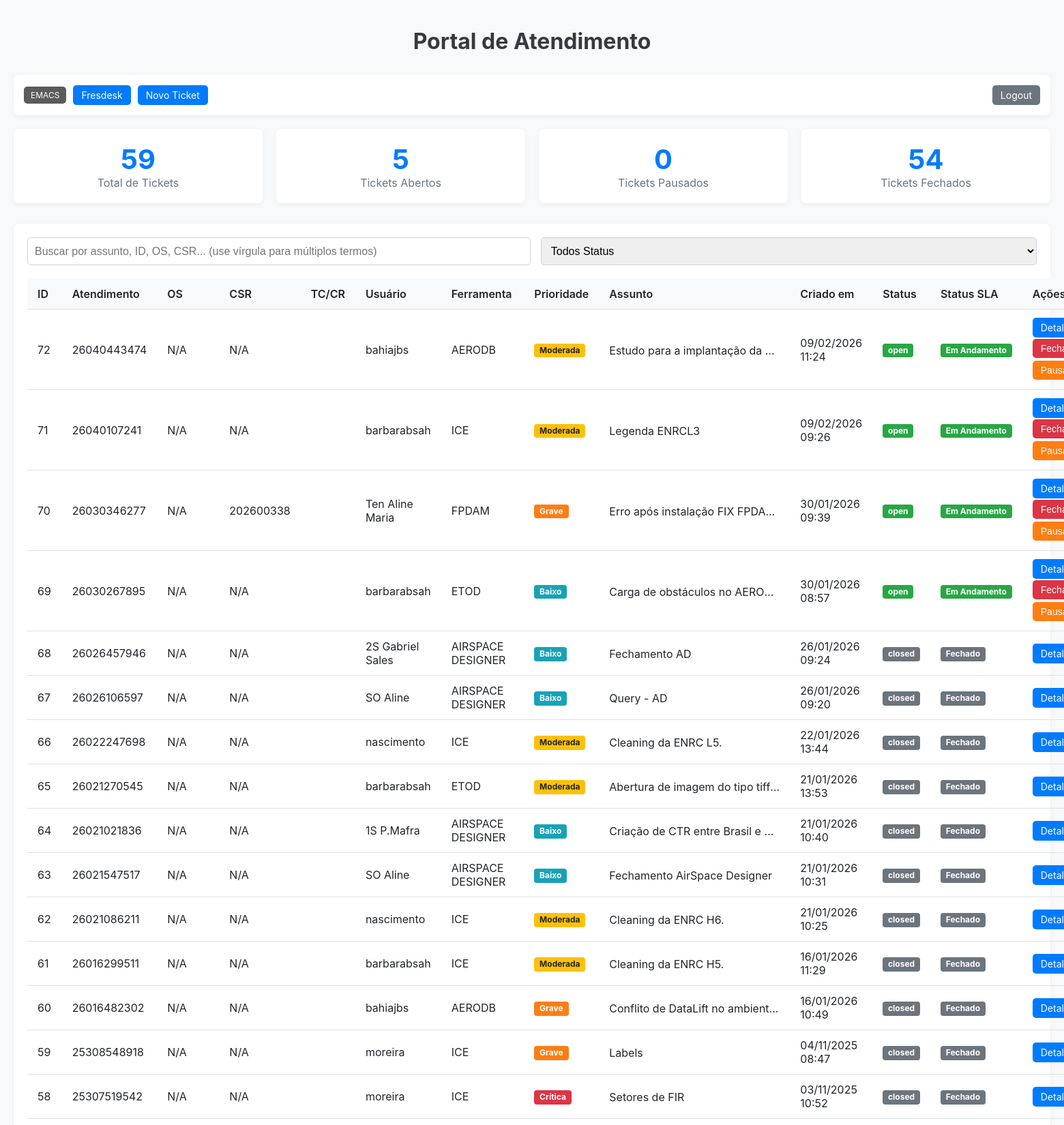
Screenshot of / (signed in, upper part) with the database file from the repository.
### APP2_LIMPO.py (models this page shows)
class Ticket(db.Model):
    id = db.Column(db.Integer, primary_key=True)
    os = db.Column(db.String(50), nullable=True)
    csr = db.Column(db.String(50), nullable=True)
    username = db.Column(db.String(50), nullable=False)
    tool = db.Column(db.String(50), nullable=False)
    subject = db.Column(db.String(200), nullable=False)
    description = db.Column(db.Text, nullable=False)
    priority = db.Column(db.String(20), nullable=False, default='Baixo')
    created_at = db.Column(db.DateTime, nullable=False, default=lambda: datetime.now(ZoneInfo("America/Sao_Paulo")))
    status = db.Column(db.String(20), nullable=False, default='open')
    closed_at = db.Column(db.DateTime)
    status_sla = db.Column(db.String(20), nullable=False, default='running') # Estados: 'running', 'paused'
    paused_at = db.Column(db.DateTime, nullable=True) # Momento em que a última pausa começou
    total_paused_duration = db.Column(db.Integer, default=0) # Duração total da pausa em segundos
    files = db.relationship('File', backref='ticket', lazy=True)
    comments = db.relationship('Comment', backref='ticket', lazy=True)
    TR = db.Column(db.String(50))
    CR = db.Column(db.String(50))
    AUX1 = db.Column(db.String(50))
    AUX2 = db.Column(db.String(50))
    AUX3 = db.Column(db.String(50))

### APP2_LIMPO.py (the view)
@app.route('/', methods=['GET', 'POST'])
@login_required
@permission_required
def index():
    try:
        stats = {
            'total_tickets': Ticket.query.count(),
            'total_abertos': Ticket.query.filter_by(status='open').count(),
            'total_pausados': Ticket.query.filter_by(status='open', status_sla='paused').count(),
            'total_fechados': Ticket.query.filter_by(status='closed').count()
        }
        username_filter = request.args.get('username', '')
        tool_filter = request.args.get('tool', '')
        tickets_query = Ticket.query
        if username_filter:
            tickets_query = tickets_query.filter(Ticket.username.ilike(f'%{username_filter}%'))
        if tool_filter:
            tickets_query = tickets_query.filter(Ticket.tool == tool_filter)
        tickets_para_exibir = tickets_query.order_by(Ticket.created_at.desc()).all()
        file_path = 'E:/Python/Abertura_de_Atendimento/templates/tickets.xls'
        if os.path.exists(file_path):
            df = pd.read_excel(file_path, dtype={'Ticket Id': str})
            tc_cr_map = {}
            for _, row in df.iterrows():
                ticket_id = row.get('Ticket Id')
                if ticket_id is not None:
                    ticket_id_str = str(ticket_id).strip()
                    tr = row.get('TR Workitem ID')
                    cr = row.get('CR Workitem ID')
                    if pd.notna(tr) or pd.notna(cr):
                        tc_cr_map[ticket_id_str] = "SIM"
            logger.debug(f"Loaded TC/CR map: {tc_cr_map}")
            for ticket in tickets_para_exibir:
                csr_str = str(ticket.csr).strip() if ticket.csr else ""
                if csr_str in tc_cr_map:
                    ticket.tc_cr = tc_cr_map[csr_str]
                    logger.debug(f"Match found for CSR {csr_str} in ticket {ticket.id}")
                else:
                    ticket.tc_cr = ""
                    logger.debug(f"No match for CSR {csr_str} in ticket {ticket.id}")
        else:
            for ticket in tickets_para_exibir:
                ticket.tc_cr = ""
            logger.warning("Arquivo tickets.xls não encontrado para cálculo de TC/CR.")
        return render_template(
            'tickets_list.html',
            tickets=tickets_para_exibir, # Passa a lista filtrada para a tabela
            stats=stats                  # Passa as estatísticas totais para os cards
        )
    except Exception as e:
        logger.error(f"Erro na página inicial: {e}\n{traceback.format_exc()}")
        return render_template('tickets_list.html', tickets=[], stats={})

### APP2_LIMPO.py (called while the page is built, shortened)
def _path_allowed(allowed_urls, path):
    path = path.rstrip('/') or '/'
    for url_pattern in allowed_urls:
        pattern = (url_pattern or '/').rstrip('/') or '/'
        regex_pattern = re.escape(pattern).replace('\\*', '[^/]+')
        if re.fullmatch(f"^{regex_pattern}$", path):
            return True
    return False

def permission_required(f):
    @wraps(f)
    def decorated_function(*args, **kwargs):
        if not current_user.is_authenticated:
            flash('Você precisa estar logado para acessar esta página.', 'error')
            return redirect(url_for('login'))
        if getattr(current_user, 'is_admin', False):
            logger.debug("Usuário é admin, acesso total permitido.")
            return f(*args, **kwargs)
        urls_basicas = ['/', '/logout', '/sem_permissao']
        path_solicitado = request.path.rstrip('/') or '/'
        if path_solicitado in urls_basicas:
            logger.debug(f"Acesso permitido à URL básica: {path_solicitado}")
            return f(*args, **kwargs)
    return decorated_function

@app.context_processor
def utility_processor():
    def has_permission(url_path):
        if getattr(current_user, 'is_admin', False):
            return True
        if not current_user.is_authenticated:
            return False
        allowed_urls = [p.url for p in current_user.permissions]
        return _path_allowed(allowed_urls, url_path)
    return dict(has_permission=has_permission)

@login_manager.user_loader
def load_user(user_id):
    return db.session.get(User, int(user_id))

### templates/tickets_list.html (shortened to what this page needs)
<!DOCTYPE html>
<html lang="pt-br">
<head>
</head>
<body>
<div class="container">
    <h1>Portal de Atendimento</h1>
    <div class="menu-container">
        <a href="http://10.32.27.75:5000/" target="_blank" class="btn-emac-small">EMACS</a>
        {% if has_permission('/Fresdesk') %}<a href="{{ url_for('Fresdesk') }}" class="btn">Fresdesk</a>{% endif %}
        {% if has_permission('/new_ticket') %}<a href="{{ url_for('new_ticket') }}" class="btn">Novo Ticket</a>{% endif %}
        <a href="{{ url_for('logout') }}" class="btn btn-logout">Logout</a>
    </div>
    <div class="stats-grid">
        <div class="stat-card"><div class="number">{{ stats.total_tickets or 0 }}</div><div class="label">Total de Tickets</div></div>
        <div class="stat-card"><div class="number">{{ stats.total_abertos or 0 }}</div><div class="label">Tickets Abertos</div></div>
        <div class="stat-card"><div class="number">{{ stats.total_pausados or 0 }}</div><div class="label">Tickets Pausados</div></div>
        <div class="stat-card"><div class="number">{{ stats.total_fechados or 0 }}</div><div class="label">Tickets Fechados</div></div>
    </div>
    <div class="table-container">
        <div class="filter-bar">
            <input type="text" id="searchInput" onkeyup="filterTable()" placeholder="Buscar por assunto, ID, OS, CSR... (use vírgula para múltiplos termos)" class="search-input">
            <select id="statusFilter" onchange="filterTable()">
                <option value="">Todos Status</option>
            </select>
        </div>
        <table id="ticketsTable">
            <thead>
                <tr>
                    <th>ID</th>
                    <th>Atendimento</th>
                    <th>OS</th>
                    <th>CSR</th>
                    <th>TC/CR</th>
                    <th>Usuário</th>
                    <th>Ferramenta</th>
                    <th>Prioridade</th>
                    <th>Assunto</th>
                    <th>Criado em</th>
                    <th>Status</th>
                    <th>Status SLA</th>
                    <th>Ações</th>
                </tr>
            </thead>
            <tbody>
                {% for ticket in tickets %}
                <tr>
                    <td>{{ ticket.id }}</td>
                    <td>{{ ticket.os or 'N/A' }}</td>
                    <td>{{ ticket.AUX2 or 'N/A' }}</td>
                    <td>{{ ticket.csr or 'N/A' }}</td>
                    <td>{{ ticket.tc_cr }}</td>
                    <td>{{ ticket.username }}</td>
                    <td>{{ ticket.tool }}</td>
                    <td><span class="badge badge-priority-{{ ticket.priority }}">{{ ticket.priority }}</span></td>
                    <td>
                        <span class="truncate" title="{{ ticket.subject }}">
                            {{ ticket.subject }}
                        </span>
                    </td>
                    <td>{{ ticket.created_at.strftime('%d/%m/%Y %H:%M') }}</td>
                    <td><span class="badge badge-status-{{ ticket.status }}">{{ ticket.status }}</span></td>
                    <td>
                        {% if ticket.status == 'closed' %}<span class="badge badge-status-closed">Fechado</span>
                        {% elif ticket.status_sla == 'paused' %}<span class="badge badge-sla-paused">Pausado</span>
                        {% else %}<span class="badge badge-sla-running">Em Andamento</span>{% endif %}
                    </td>
                    <td>
                        <a href="{{ url_for('ticket_details', ticket_id=ticket.id) }}" class="btn">Detalhes</a>
                        {% if ticket.status == 'open' %}
                            <form action="{{ url_for('close_ticket', ticket_id=ticket.id) }}" method="POST" class="actions-form">
                                <button type="submit" class="btn btn-danger">Fechar</button>
                            </form>
                            {% if ticket.status_sla == 'running' %}
                                <form action="{{ url_for('pause_ticket', ticket_id=ticket.id) }}" method="POST" class="actions-form">
                                    <button type="submit" class="btn btn-pause">Pausar</button>
                                </form>
                            {% elif ticket.status_sla == 'paused' %}
                                <form action="{{ url_for('resume_ticket', ticket_id=ticket.id) }}" method="POST" class="actions-form">
                                    <button type="submit" class="btn btn-resume">Retomar</button>
                                </form>
                            {% endif %}
                        {% endif %}
                    </td>
                </tr>
                {% endfor %}
            </tbody>
        </table>
    </div>
</div>
</body>
</html>

### templates/tickets_list.html (style rules this page uses)
body { font-family: -apple-system, BlinkMacSystemFont, "Segoe UI", Roboto, "Helvetica Neue", Arial, sans-serif; background-color: #f8f9fa; margin: 0; padding: 20px; color: #212529; }
.container { max-width: 1600px; margin: auto; }
h1 { text-align: center; color: #343a40; margin-bottom: 30px; }
.menu-container { padding: 15px; background-color: #fff; border-radius: 8px; box-shadow: 0 2px 10px rgba(0,0,0,0.05); margin-bottom: 20px; display: flex; flex-wrap: wrap; gap: 10px; align-items: center; }
.btn-emac-small { display: inline-block; padding: 5px 10px; font-size: 12px; background-color: #4a4a4a; color: #fff; border-radius: 5px; text-decoration: none; opacity: 0.9; transition: 0.2s; }
.btn { display: inline-block; padding: 6px 12px; background-color: #007bff; color: white; border: none; border-radius: 5px; text-align: center; cursor: pointer; text-decoration: none; font-size: 14px; transition: background-color 0.2s; }
.btn-logout { background-color: #6c757d; margin-left: auto; }
.btn-danger { background-color: #dc3545; }
.btn-pause { background-color: #fd7e14; }
.actions-form { display: inline-block; margin: 2px 0; }
.stats-grid { display: grid; grid-template-columns: repeat(auto-fit, minmax(200px, 1fr)); gap: 20px; margin-bottom: 30px; }
.stat-card { background-color: #fff; padding: 20px; border-radius: 8px; box-shadow: 0 2px 10px rgba(0,0,0,0.05); text-align: center; }
.stat-card .number { font-size: 2.5rem; font-weight: bold; color: #007bff; }
.stat-card .label { font-size: 1rem; color: #6c757d; }
.table-container { background-color: #fff; padding: 20px; border-radius: 8px; box-shadow: 0 2px 10px rgba(0,0,0,0.05); }
.filter-bar { display: flex; gap: 15px; margin-bottom: 20px; }
.filter-bar input, .filter-bar select { padding: 10px; font-size: 16px; border-radius: 5px; border: 1px solid #ced4da; width: 100%; }
.filter-bar .search-input { flex-grow: 2; }
table { width: 100%; border-collapse: collapse; }
th, td { padding: 12px 15px; text-align: left; border-bottom: 1px solid #dee2e6; vertical-align: middle; }
th { background-color: #f8f9fa; font-weight: 600; }
.badge { display: inline-block; padding: .35em .65em; font-size: .75em; font-weight: 700; line-height: 1; text-align: center; white-space: nowrap; vertical-align: baseline; border-radius: .25rem; }
.badge-status-open { color: #fff; background-color: #28a745; }
.badge-status-closed { color: #fff; background-color: #6c757d; }
.badge-priority-Crítica { color: #fff; background-color: #dc3545; }
.badge-priority-Grave { color: #fff; background-color: #fd7e14; }
.badge-priority-Moderada { color: #fff; background-color: #ffc107; color: #212529; }
.badge-priority-Baixo { color: #fff; background-color: #17a2b8; }
.badge-sla-running { color: #fff; background-color: #28a745; }
.truncate { max-width: 250px; white-space: nowrap; overflow: hidden; text-overflow: ellipsis; display: inline-block; vertical-align: middle; }

### rows the page displays
Ticket: id "72", os "26040443474", AUX2 "N/A", csr "N/A", username "bahiajbs", tool "AERODB", priority "Moderada", subject "Estudo para a implantação da…", created_at "09/02/2026 11:24", status "open", status_sla "Em Andamento"
Ticket: id "71", os "26040107241", AUX2 "N/A", csr "N/A", username "barbarabsah", tool "ICE", priority "Moderada", subject "Legenda ENRCL3", created_at "09/02/2026 09:26", status "open", status_sla "Em Andamento"
Ticket: id "70", os "26030346277", AUX2 "N/A", csr "202600338", username "Ten Aline Maria", tool "FPDAM", priority "Grave", subject "Erro após instalação FIX FPDA…", created_at "30/01/2026 09:39", status "open", status_sla "Em Andamento"
Ticket: id "69", os "26030267895", AUX2 "N/A", csr "N/A", username "barbarabsah", tool "ETOD", priority "Baixo", subject "Carga de obstáculos no AERO…", created_at "30/01/2026 08:57", status "open", status_sla "Em Andamento"
Ticket: id "68", os "26026457946", AUX2 "N/A", csr "N/A", username "2S Gabriel Sales", tool "AIRSPACE DESIGNER", priority "Baixo", subject "Fechamento AD", created_at "26/01/2026 09:24", status "closed", shows "Fechado"
Ticket: id "67", os "26026106597", AUX2 "N/A", csr "N/A", username "SO Aline", tool "AIRSPACE DESIGNER", priority "Baixo", subject "Query - AD", created_at "26/01/2026 09:20", status "closed", shows "Fechado"
Ticket: id "66", os "26022247698", AUX2 "N/A", csr "N/A", username "nascimento", tool "ICE", priority "Moderada", subject "Cleaning da ENRC L5.", created_at "22/01/2026 13:44", status "closed", shows "Fechado"
Ticket: id "65", os "26021270545", AUX2 "N/A", csr "N/A", username "barbarabsah", tool "ETOD", priority "Moderada", subject "Abertura de imagem do tipo tiff…", created_at "21/01/2026 13:53", status "closed", shows "Fechado"
Ticket: id "64", os "26021021836", AUX2 "N/A", csr "N/A", username "1S P.Mafra", tool "AIRSPACE DESIGNER", priority "Baixo", subject "Criação de CTR entre Brasil e…", created_at "21/01/2026 10:40", status "closed", shows "Fechado"
Ticket: id "63", os "26021547517", AUX2 "N/A", csr "N/A", username "SO Aline", tool "AIRSPACE DESIGNER", priority "Baixo", subject "Fechamento AirSpace Designer", created_at "21/01/2026 10:31", status "closed", shows "Fechado"
Ticket: id "62", os "26021086211", AUX2 "N/A", csr "N/A", username "nascimento", tool "ICE", priority "Moderada", subject "Cleaning da ENRC H6.", created_at "21/01/2026 10:25", status "closed", shows "Fechado"
Ticket: id "61", os "26016299511", AUX2 "N/A", csr "N/A", username "barbarabsah", tool "ICE", priority "Moderada", subject "Cleaning da ENRC H5.", created_at "16/01/2026 11:29", status "closed", shows "Fechado"
Ticket: id "60", os "26016482302", AUX2 "N/A", csr "N/A", username "bahiajbs", tool "AERODB", priority "Grave", subject "Conflito de DataLift no ambient…", created_at "16/01/2026 10:49", status "closed", shows "Fechado"
Ticket: id "59", os "25308548918", AUX2 "N/A", csr "N/A", username "moreira", tool "ICE", priority "Grave", subject "Labels", created_at "04/11/2025 08:47", status "closed", shows "Fechado"
Ticket: id "58", os "25307519542", AUX2 "N/A", csr "N/A", username "moreira", tool "ICE", priority "Crítica", subject "Setores de FIR", created_at "03/11/2025 10:52", status "closed", shows "Fechado"

### other values shown
{{ stats.total_tickets or 0 }} "59"
{{ stats.total_abertos or 0 }} "5"
{{ stats.total_pausados or 0 }} "0"
{{ stats.total_fechados or 0 }} "54"
